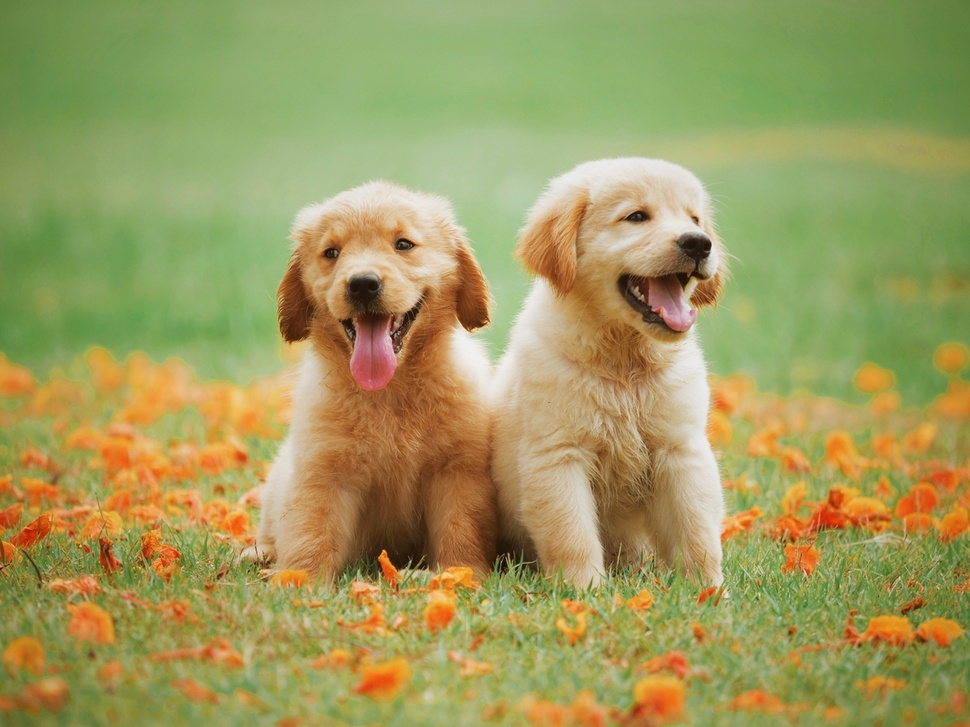
#> input picture examples/1input.jpg, 970 x 727 px, shrunk from 1200 x 900 before the run
$ python image-filter.py
#> lines starting #> are read from the running program, lines starting #| are printed output that depends on the picture
from PIL import Image, ImageEnhance
import numpy as np

source = input("what is the path to your image?: ")
#> the answer given: examples/1input.jpg
color_limit = int(input("enter the no. of colors you want: "))
#> the answer given: 3
contrast = float(input("enter the amount of contrast you want, 1.5 is suggested: "))
#> the answer given: 1
output_path = input("what is the path to your output location?: ")
#> the answer given: out.png

mode = int(input("enter 1 for default mode and 2 for custom color mode: "))
#> the answer given: 1

output_path = output_path + "\\output.png"

if mode == 2:
    print("\nEnter your custom tint color (RGB values 0-255):")
    r = int(input("Red (0-255): "))
    g = int(input("Green (0-255): "))
    b = int(input("Blue (0-255): "))

    custom_color = (r, g, b)


# [52 lines left out: functions create_custom_palette, process_image, not called in this run]


def default_process_image(source, output_path, color_limit, contrast):
#> called with source = 'examples/1input.jpg', output_path = 'out.png\\output.png', color_limit = 3, contrast = 1
    img = Image.open(source)
#> img is the input picture: PIL image 970x727 RGB; mean R, G, B 158.6, 155, 93.2

    if img.mode != 'RGB':
        img = img.convert('RGB')

    enhancer = ImageEnhance.Contrast(img)
    contrasted_img = enhancer.enhance(contrast)
    quantized_img = contrasted_img.quantize(colors=color_limit, dither=Image.Dither.FLOYDSTEINBERG)
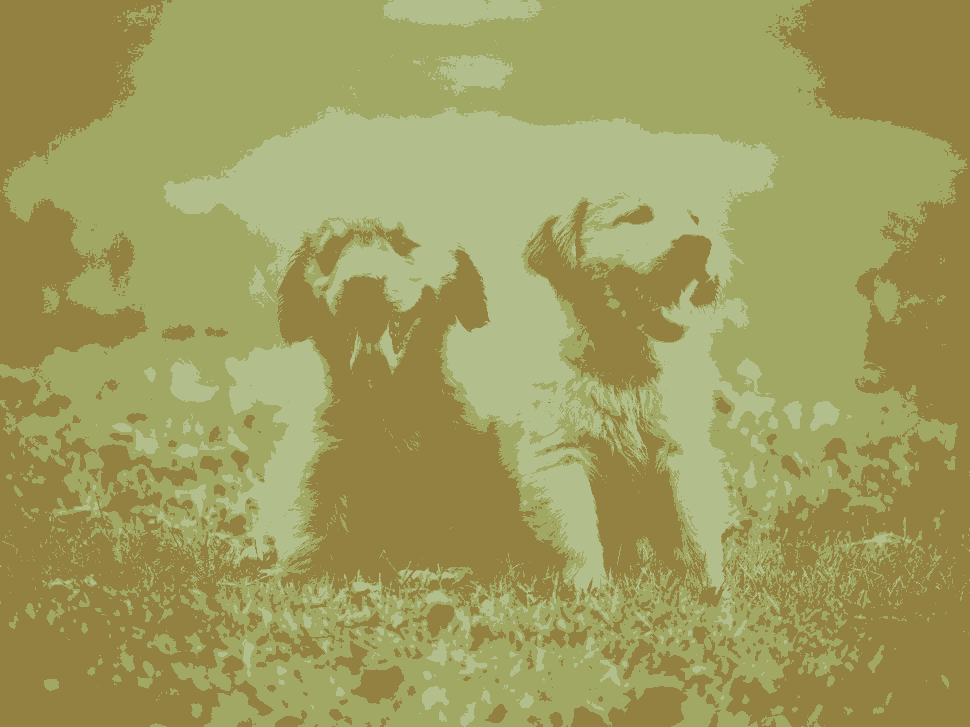
#> quantized_img: PIL image 970x727 P; mean R, G, B 158.4, 157.1, 93.6
    output_img = quantized_img.convert('RGB')
    output_img.save(output_path)
    print(f"Saved to {output_path}")

    output_img.show()

if mode == 1:
    default_process_image(source, output_path, color_limit, contrast)
elif mode == 2:
    process_image(source, output_path, color_limit, contrast, custom_color)
else:
    print("invalid mode")

$ run again, on examples/3input.jpeg
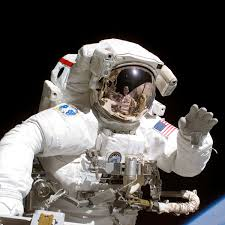
#> input picture examples/3input.jpeg, 225 x 225 px
#> in default_process_image, img is the input picture: PIL image 225x225 RGB; mean R, G, B 92.9, 89.1, 86.4
#> in default_process_image, `quantized_img = contrasted_img.quantize(colors=color_limit, dither=Ima..`:
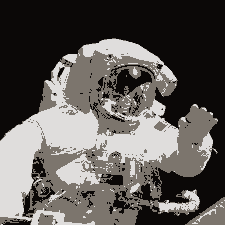
#> quantized_img: PIL image 225x225 P; mean R, G, B 93.3, 89.4, 86.4
